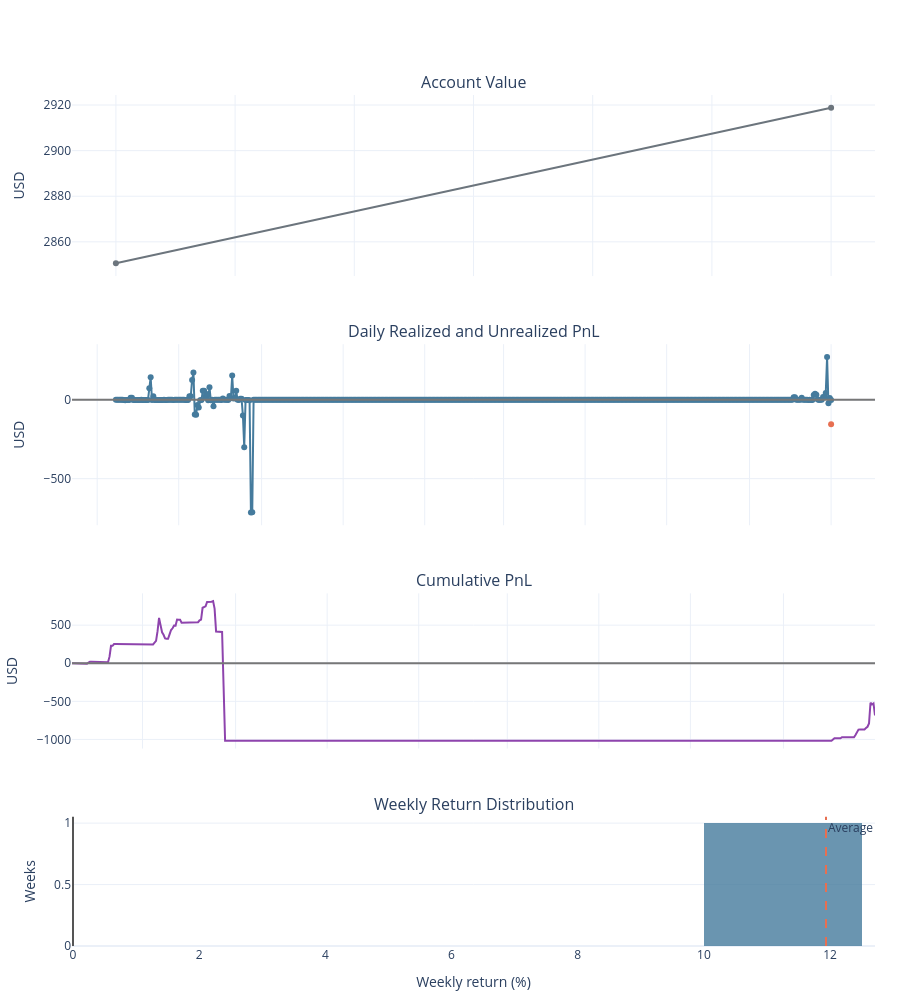

Notebook code for this chart:
### Markdown cell above
## Account charts

Combined account value and PnL charts.

### Code cell
analytics.show_account_charts()

### Figure 1 — Plotly figure (JSON) as saved in the notebook; plotly's stock layout.template omitted (floating-point values rounded to 4 significant figures; data arrays with more than 128 entries replaced by an {"elided": "..."} marker saying what was removed)
{"data": [{"line": {"color": "#6c757d", "width": 2}, "name": "Account Value", "type": "scatter", "x": ["2026-10-25T00:00:00-04:00", "2026-10-28T00:00:00-04:00"], "xaxis": "x", "y": [2851.0, 2919.0], "yaxis": "y"}, {"line": {"color": "#457b9d"}, "mode": "lines+markers", "name": "Realized", "type": "scatter", "x": {"elided": "536 str values"}, "xaxis": "x2", "y": {"elided": "536 float values"}, "yaxis": "y2"}, {"line": {"color": "#e76f51"}, "mode": "lines+markers", "name": "Unrealized", "type": "scatter", "x": {"elided": "536 str values"}, "xaxis": "x2", "y": {"elided": "536 float values"}, "yaxis": "y2"}, {"line": {"color": "#8e44ad", "width": 2}, "name": "Cumulative PnL", "type": "scatter", "x": {"elided": "536 str values"}, "xaxis": "x3", "y": {"elided": "536 float values"}, "yaxis": "y3"}, {"marker": {"color": "#457b9d"}, "name": "Weekly returns", "opacity": 0.8, "showlegend": false, "type": "histogram", "x": [11.93], "xaxis": "x4", "xbins": {"size": 2.5}, "yaxis": "y4"}], "layout": {"annotations": [{"font": {"size": 16}, "showarrow": false, "text": "Account Value", "x": 0.5, "xanchor": "center", "xref": "paper", "y": 1, "yanchor": "bottom", "yref": "paper"}, {"font": {"size": 16}, "showarrow": false, "text": "Daily Realized and Unrealized PnL", "x": 0.5, "xanchor": "center", "xref": "paper", "y": 0.7072, "yanchor": "bottom", "yref": "paper"}, {"font": {"size": 16}, "showarrow": false, "text": "Cumulative PnL", "x": 0.5, "xanchor": "center", "xref": "paper", "y": 0.4144, "yanchor": "bottom", "yref": "paper"}, {"font": {"size": 16}, "showarrow": false, "text": "Weekly Return Distribution", "x": 0.5, "xanchor": "center", "xref": "paper", "y": 0.152, "yanchor": "bottom", "yref": "paper"}, {"showarrow": false, "text": "Average", "x": 11.93, "xanchor": "left", "xref": "x4", "y": 1, "yanchor": "top", "yref": "y4 domain"}], "barmode": "overlay", "height": 1000, "hovermode": "x unified", "margin": {"b": 50, "l": 65, "r": 25, "t": 95}, "shapes": [{"line": {"color": "#e76f51", "dash": "dash"}, "type": "line", "x0": 11.93, "x1": 11.93, "xref": "x4", "y0": 0, "y1": 1, "yref": "y4 domain"}, {"line": {"color": "#555"}, "type": "line", "x0": 0, "x1": 0, "xref": "x4", "y0": 0, "y1": 1, "yref": "y4 domain"}, {"line": {"color": "#777"}, "type": "line", "x0": 0, "x1": 1, "xref": "x2 domain", "y0": 0, "y1": 0, "yref": "y2"}, {"line": {"color": "#777"}, "type": "line", "x0": 0, "x1": 1, "xref": "x3 domain", "y0": 0, "y1": 0, "yref": "y3"}], "showlegend": false, "xaxis": {"anchor": "y", "domain": [0, 1], "matches": "x4", "showticklabels": false}, "xaxis2": {"anchor": "y2", "domain": [0, 1], "matches": "x4", "showticklabels": false}, "xaxis3": {"anchor": "y3", "domain": [0, 1], "matches": "x4", "showticklabels": false}, "xaxis4": {"anchor": "y4", "domain": [0, 1], "title": {"text": "Weekly return (%)"}}, "yaxis": {"anchor": "x", "domain": [0.7872, 1], "title": {"text": "USD"}}, "yaxis2": {"anchor": "x2", "domain": [0.4944, 0.7072], "title": {"text": "USD"}}, "yaxis3": {"anchor": "x3", "domain": [0.232, 0.4144], "title": {"text": "USD"}}, "yaxis4": {"anchor": "x4", "domain": [0, 0.152], "title": {"text": "Weeks"}}}}
